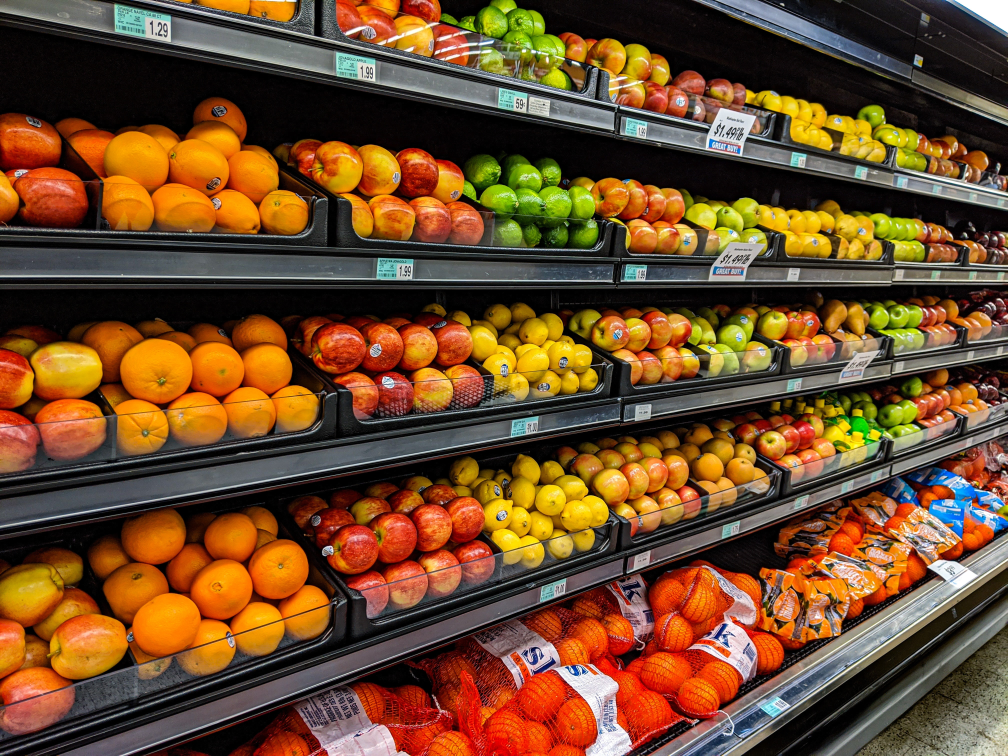
//> input picture 007.jpg, 4032 x 3024 px (shown at 1/4 size)
$ ./cw 007.jpg out.png   (built with g++ and OpenCV 4)
//> lines starting //> are read from the running program, lines starting //| are printed output that depends on the picture
//> further down, image is the input picture: 3024 rows x 4032 cols, CV_8UC3; mean B, G, R 41.8, 75.9, 112.4
### sdvprp/sdvprp.hpp
#pragma once
#include <iostream>
#include <string>
#include <iomanip>
#include <sstream>
#include <fstream>
#include <vector>
#include <filesystem>
#include <opencv2/opencv.hpp>
#include <opencv2/imgproc.hpp>
#include <opencv2/highgui.hpp>
#include <opencv2/core/utils/filesystem.hpp>
#include <random>
#include <cmath>
#include <algorithm>

struct EdgeSegment {
    std::vector<cv::Point> points;
};

struct GradientResult {
    cv::Mat maxGrad;
    cv::Mat gx;
    cv::Mat gy;
};


GradientResult computeColorGradient(const cv::Mat& colorImage);
cv::Mat thresholdEdges(const cv::Mat& gradientMagnitude, float lowThresh, float highThresh);
std::vector<EdgeSegment> followEdges(const cv::Mat& edgeMap, const cv::Mat& gradX, const cv::Mat& gradY, float maxAngleDiffDeg, float collinearityThreshold = 20.0f);
std::vector<EdgeSegment> filterHorizontalSegments(const std::vector<EdgeSegment>& segments, float minLength = 50.0f, float maxAngleFromHorizontalDeg = 20.0f);

### sdvprp/sdvprp.cpp
#include "sdvprp.hpp"

GradientResult computeColorGradient(const cv::Mat& colorImage) {
    // BGR
    std::vector<cv::Mat> channels;
    cv::split(colorImage, channels);
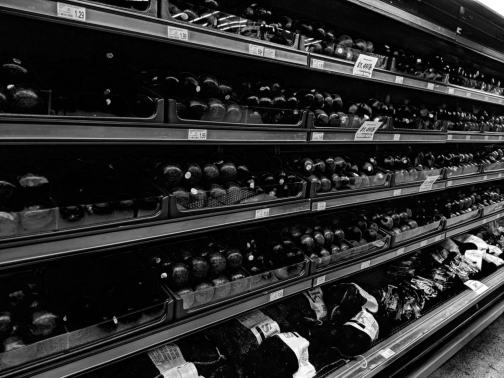
//> channels[0]: 1512 rows x 2016 cols, CV_8UC1 (shown at 1/4 size); min 0, max 255, mean 41.9
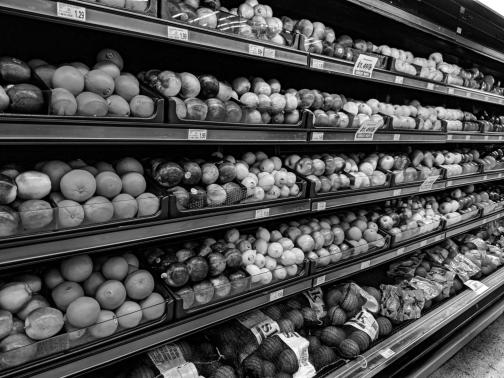
//> channels[1]: 1512 rows x 2016 cols, CV_8UC1 (shown at 1/4 size); min 0, max 255, mean 76
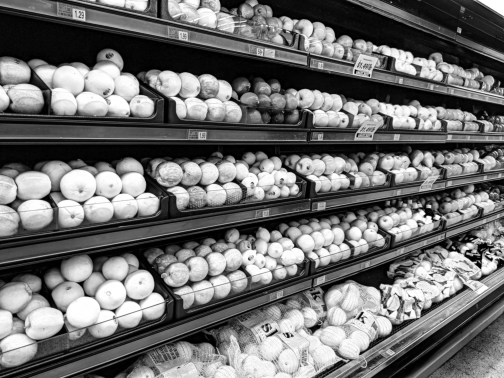
//> channels[2]: 1512 rows x 2016 cols, CV_8UC1 (shown at 1/4 size); min 0, max 255, mean 112.5

    cv::Mat gradB_x, gradB_y, gradG_x, gradG_y, gradR_x, gradR_y;
    cv::Sobel(channels[0], gradB_x, CV_32F, 1, 0); // ∂B/∂x
    cv::Sobel(channels[0], gradB_y, CV_32F, 0, 1); // ∂B/∂y
    cv::Sobel(channels[1], gradG_x, CV_32F, 1, 0); // ∂G/∂x
    cv::Sobel(channels[1], gradG_y, CV_32F, 0, 1); // ∂G/∂y
    cv::Sobel(channels[2], gradR_x, CV_32F, 1, 0); // ∂R/∂x
    cv::Sobel(channels[2], gradR_y, CV_32F, 0, 1); // ∂R/∂y
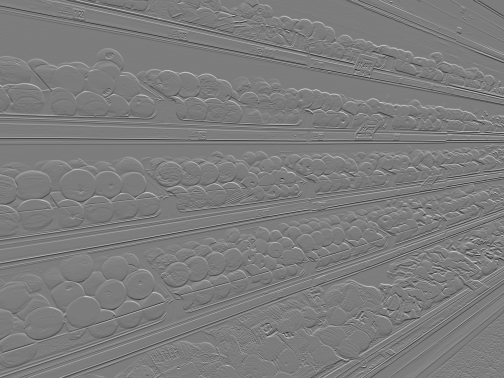
//> gradR_y: 1512 rows x 2016 cols, CV_32FC1 (shown at 1/4 size); min -665, max 695, mean 0.2; drawn with min black and max white

    cv::Mat magB, magG, magR;
    cv::magnitude(gradB_x, gradB_y, magB);
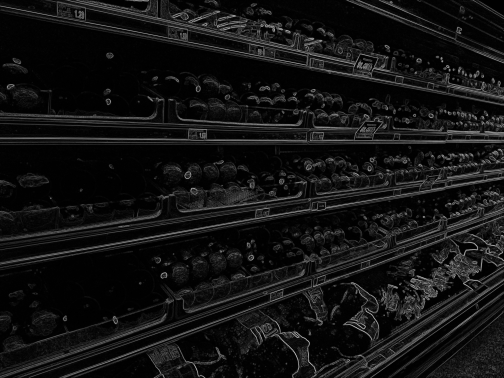
//> magB: 1512 rows x 2016 cols, CV_32FC1 (shown at 1/4 size); min 0, max 703, mean 53.3; drawn with min black and max white
    cv::magnitude(gradG_x, gradG_y, magG);
    cv::magnitude(gradR_x, gradR_y, magR);

    cv::Mat maxGrad;
    cv::max(magB, magG, maxGrad);
    cv::max(maxGrad, magR, maxGrad);

//Создание gx и gy, соответствующих каналу с максимальным градиентом
    cv::Mat gx = cv::Mat::zeros(maxGrad.size(), CV_32F);
    cv::Mat gy = cv::Mat::zeros(maxGrad.size(), CV_32F);

    for (int y = 0; y < maxGrad.rows; ++y) {
        for (int x = 0; x < maxGrad.cols; ++x) {
            float b = magB.at<float>(y, x);
            float g = magG.at<float>(y, x);
            float r = magR.at<float>(y, x);
            if (b >= g && b >= r) {
                gx.at<float>(y, x) = gradB_x.at<float>(y, x);
                gy.at<float>(y, x) = gradB_y.at<float>(y, x);
            }
            else if (g >= b && g >= r) {
                gx.at<float>(y, x) = gradG_x.at<float>(y, x);
                gy.at<float>(y, x) = gradG_y.at<float>(y, x);
            }
            else {
                gx.at<float>(y, x) = gradR_x.at<float>(y, x);
                gy.at<float>(y, x) = gradR_y.at<float>(y, x);
            }
        }
    }

    return { maxGrad, gx, gy };
}

// [334 lines left out: functions thresholdEdges, followEdges, filterHorizontalSegments, computeVanishingPoint, findBestVanishingPoint, findShelves and 1 more, not called in this run]

### cw.cpp
#include <sdvprp.hpp>
#include <nlohmann/json.hpp>


int main(int argc, char* argv[]) {
    if (argc < 3) {
        std::cerr << "Usage: " << argv[0]
            << " path_to_image path_to_result "
            << "[lowThresh] [minWeight] [minLength] [mergeThreshold] [binSize]\n";
        return 1;
    }

    std::string imagePath = argv[1];
    std::string outputPath = argv[2];

    float lowThresh = 0.2f;
    float minWeight = 310.0f;
    float minLength = 70.0f;
    float mergeThreshold = 0.015f;
    float binSize = 2.0f;

    if (argc > 3) lowThresh = std::stof(argv[3]);
    if (argc > 4) minWeight = std::stof(argv[4]);
    if (argc > 5) minLength = std::stof(argv[5]);
    if (argc > 6) mergeThreshold = std::stof(argv[6]);
    if (argc > 7) binSize = std::stof(argv[7]);

    cv::Mat image = cv::imread(imagePath);
    if (image.empty()) {
        std::cerr << "Error: Could not load image " << imagePath << "\n";
        return 1;
    }

    cv::Mat small;
    cv::resize(image, small, cv::Size(), 0.5, 0.5, cv::INTER_AREA);
    cv::GaussianBlur(small, small, cv::Size(5, 5), 0.8);

    auto gradResult = computeColorGradient(small);
    cv::Mat normalizedGrad;
    cv::normalize(gradResult.maxGrad, normalizedGrad, 0, 1, cv::NORM_MINMAX, CV_32F);
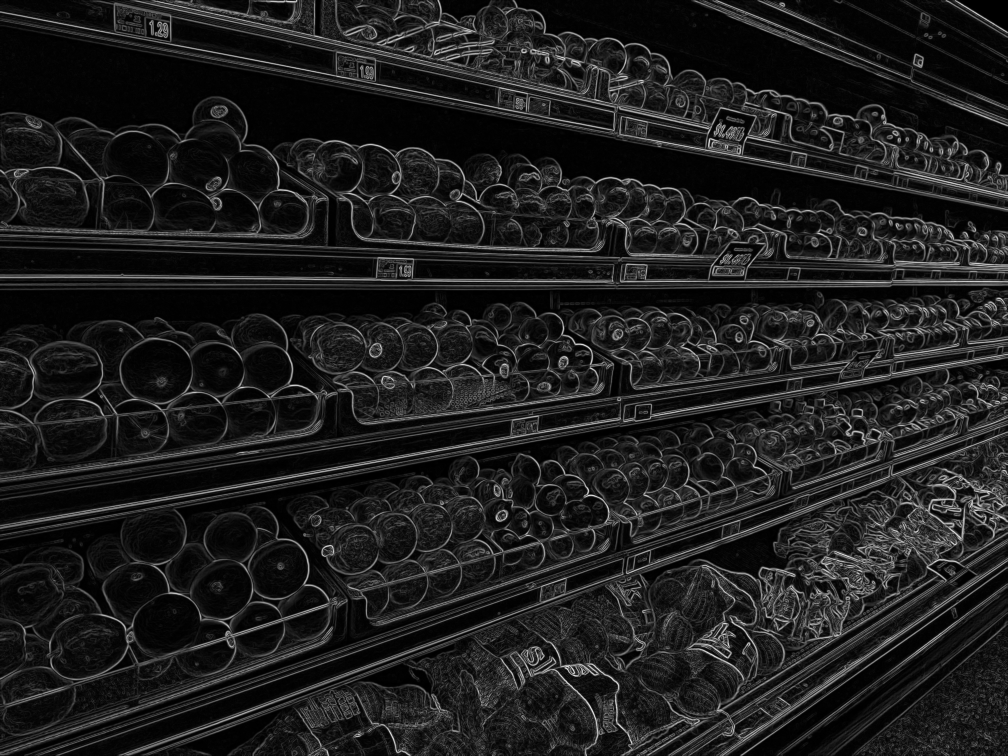
//> gradResult.maxGrad: 1512 rows x 2016 cols, CV_32FC1 (shown at 1/2 size); min 0, max 703, mean 83.6; drawn with min black and max white
//> (the run ends here: the program needs code that is not available in this run, at `cv::Mat edgeMap = thresholdEdges(normalizedGrad, lowThresh);`)
